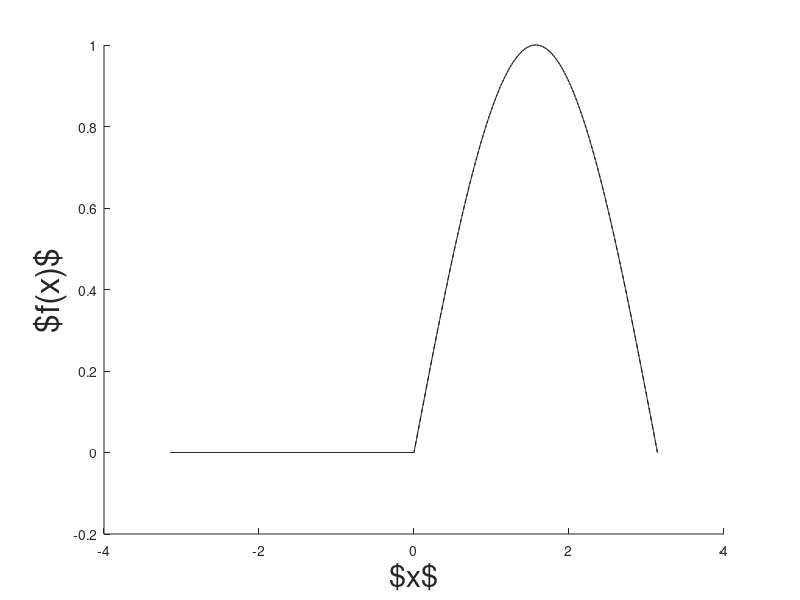

Write the MATLAB code that produced this figure.
% Problem 4-10 in _Adv. Eng. Math._, 5e (Zill et al., 2014)

clear all
close all
clc

% Set number of terms
nMax = 500;

% Create x vector
x = linspace( -pi, pi, 5000 );

% Define function
nonzeroIndices = find( x > 0 );
f = 0.*x;
f( nonzeroIndices ) = sin( x(nonzeroIndices ) );

% Compute sum
Sn = 1./pi + 0.5.*sin(x);
for nCount = 2:nMax
    
   n = nCount;
   toAdd = (1./pi).*( ...
       ((-1).^(n) + 1 )./(1 - n.^(2)) ...
       ).*cos( n*x );
   % Add to partial sum
   Sn = Sn + toAdd;
    
end

% Plot function and partial sum
figure()
hold all;

functionPlot = plot( x, f, '--k' );
partialSumPlot = plot( x, Sn, 'k' );
xlabel( '$x$', 'FontSize', 22 );
ylabel( '$f(x)$', 'FontSize', 24 );